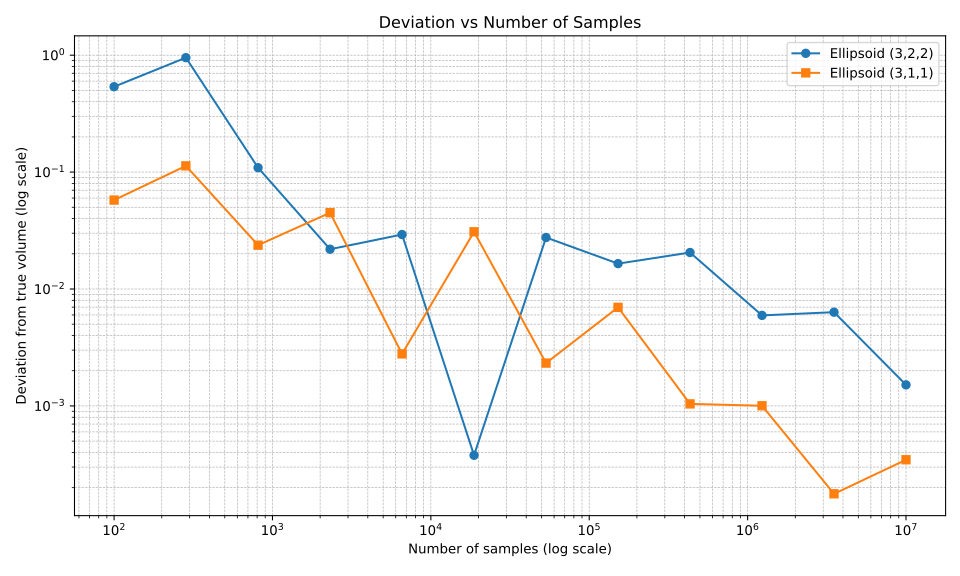

Write Python code to recreate this figure.
import numpy as np
import matplotlib.pyplot as plt


np.random.seed(0xFAFEF1)

def is_inside_ellipsoid(points, a, b, c):
    return (points[:, 0] / a) ** 2 + (points[:, 1] / b) ** 2 + (points[:, 2] / c) ** 2 <= 1


def estimate_volume(n, a, b, c):
    vol_box = 8 * a * b * c
    points = np.random.uniform(low=[-a, -b, -c], high=[a, b, c], size=(n, 3))
    inside = is_inside_ellipsoid(points, a, b, c)
    hits = np.sum(inside)
    return vol_box * hits / n


def run_experiment(n_estimates, a, b, c):
    exact_vol = (4 / 3) * np.pi * a * b * c
    data = np.zeros(shape=(n_estimates, 3))

    for i, n in enumerate(np.logspace(2, 7, n_estimates, dtype=int)):
        est_vol = estimate_volume(n, a, b, c)
        # dev = abs(est_vol - exact_vol)
        data[i, 0] = n
        data[i, 1] = exact_vol
        data[i, 2] = est_vol
        # data[i, 3] = dev

    return data

def run_averaged_experiments(n_estimates, a, b, c):

    n_total = 25
    totaldata = np.zeros(shape=(n_estimates, 4))
    for i in range(n_total):
        data = run_experiment(n_estimates, a, b, c)

        if i == 0:
            totaldata[:, 0] = data[:, 0]
            totaldata[:, 1] = data[:, 1]

        totaldata[:, 2] += data[:, 2]
    totaldata[:, 2] /= n_total
    totaldata[:, 3] = np.abs(totaldata[:, 1] - totaldata[:, 2])
    return totaldata



data1 = run_averaged_experiments(12, 3, 2, 2)
data2 = run_averaged_experiments(12, 3, 1, 1)

plt.figure(figsize=(10, 6))
plt.plot(data1[:, 0], data1[:, 3], label='Ellipsoid (3,2,2)', marker='o')
plt.plot(data2[:, 0], data2[:, 3], label='Ellipsoid (3,1,1)', marker='s')
plt.xscale('log')
plt.yscale('log')
plt.xlabel('Number of samples (log scale)')
plt.ylabel('Deviation from true volume (log scale)')
plt.title('Deviation vs Number of Samples')
plt.legend()
plt.grid(True, which="both", ls="--", lw=0.5)
plt.tight_layout()
plt.savefig("./ex_1_1.svg")
plt.show()

print("By using the bounding box [-a, a]x[-b, b]x[-c, c] we get:")
print(f"Exact volume for ellipsoid (3,2,2): {data1[0, 1]:.4f}, best estimate: {data1[-1, 2]}")
print(f"Exact volume for ellipsoid (3,1,1): {data2[0, 1]:.4f}, best estimate: {data2[-1, 2]}")
